Frame 1 (no input): blank canvas, image omitted
Frame 60 (the mouse pressed at the canvas centre just before this capture): blank canvas, image omitted
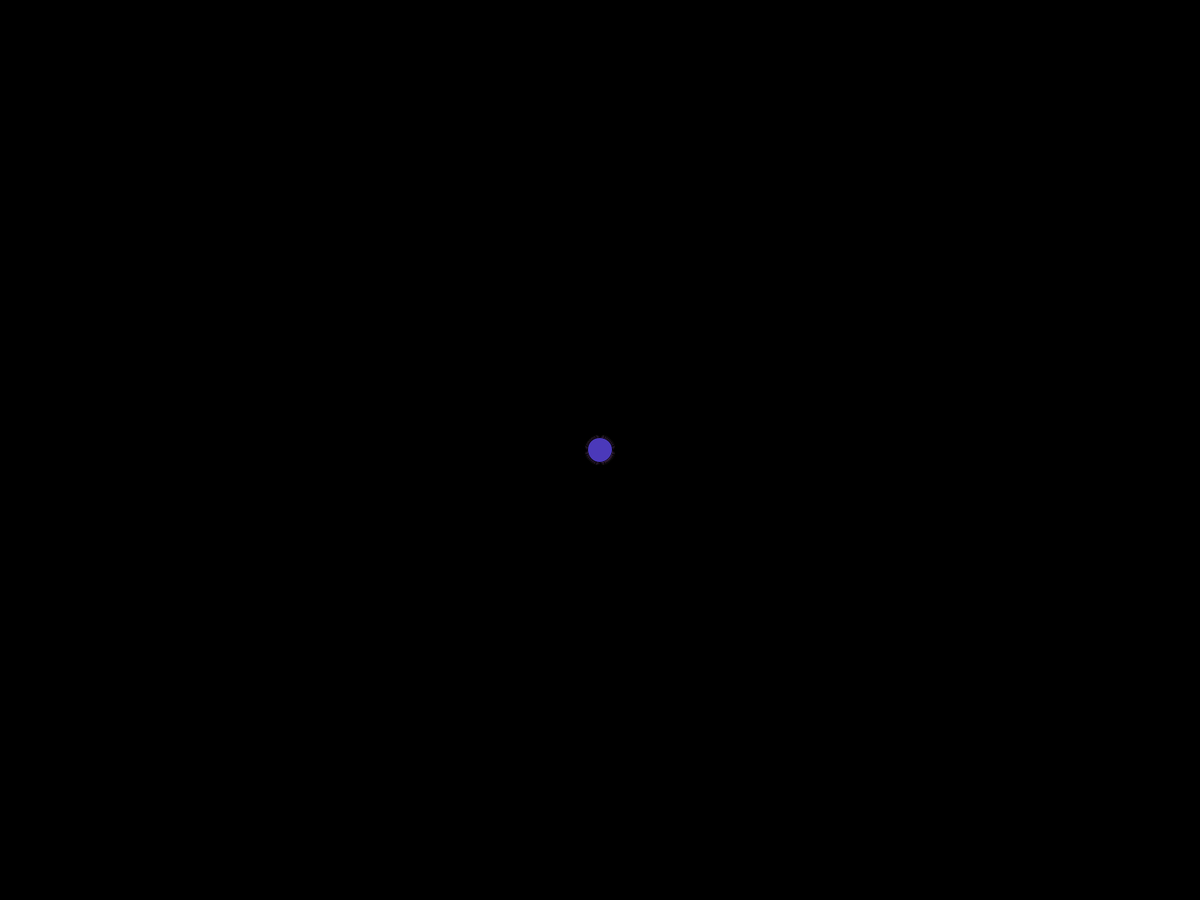
Frame 120 (the mouse held since frame 60 and released just before this capture)

The Processing sketch whose frames 1 and 60 were blank and that drew this single picture after the mouse press (run headless with seeded random() and noise(); from frame 60 on, the mouse is pressed at the canvas centre):

// Processing sketch: Final_Pong
// ── Final_Pong.pde
//explodin FIreworks program
//Globul Objects
Ball[] balls = new Ball[80];
//Globul variobles

void setup() {
  //size(1600,800);
  fullScreen();
  screenSizeTester();
  createBall();
}//end of setup

void draw() {
  background(0);
  //remember dank mode
  for (int i = 0; i<balls.length; i++) {
    //balls[i].edgeDetection();
    //balls[i].move();
    balls[i].classDraw();
  }
  
}//end of draw

void mousePressed() {
    createBall();

}//end of mousepressed

// ── Ball.pde
class Ball {
  //object variables
  float x;
  float y;
  color colour;
  float diameter;
  float xSpeed;
  float ySpeed;
  float xnet = 0;
  float ynet = 0;
  float count= 0;
  //constructor - populates single object variables
  Ball (float X, float Y, float xSpeed, float ySpeed, float diameter) {
    this.x = X;
    this.y = Y;
    this.diameter = diameter;
    this.xSpeed = xSpeed;
    this.ySpeed = ySpeed;
    this.colour = color(int(random(50, 256)), int(random(50, 256)), int(random(50, 256)));
  }
  //edge detection
  void edgeDetection() {
    
    if (x+diameter/2 >= displayWidth ){
      xSpeed*=-1;
      x = displayWidth-diameter/2;
    }
    if(x-diameter/2 <= 0) {
      xSpeed*=-1;
      x = diameter/2;
    }
    if (y+diameter/2 >= displayHeight ) {
      ySpeed*=-1;
      y = displayHeight-diameter/2;
    }
    if( y-diameter/2 <= 0){
      ySpeed*=-1;
      y = diameter/2;
    }
  }
  //Ball movement
  void move() {
    x = x+xSpeed;
    y = y+ySpeed;
    ySpeed = ySpeed +1;
  }

  //Draw
  void classDraw() {
    fill(colour);
    ellipse(x, y, diameter, diameter);
  }
  // Getters and Setters
}

// ── ScreenSizeTester.pde
void screenSizeTester() {

  final String fullSize = "Width=" + displayWidth + "; Height=" + displayHeight; //Another example of String Concatenation, used locally here

  if (width > displayWidth) { 
    println ("ERROR: Change Pong Table size-width, it is too big."); 
    exit(); //Will continue to the end of the program, and then exit (See Processing Reference)
  }
  if (height > displayHeight) { 
    println ("ERROR: Change Pong Table size-height, it is too big"); 
    exit();
  }

  //Debug: square vs. rectangle code
  if (width == height) {
    println ("Full Screen Debugging: ", fullSize); //Used to compare against manually entered canvas size
    println ("ERROR: The Canvas is a Square causing problems with the ball bouncing. Width & Height are " + width + ", " + height); //Used to compare against manually entered canvas size
    println ("Please adjust on line, function 'size'.");
    println ("Do not size larger than the monitor: ", fullSize);
    exit(); //Used to exit the canvas, incorrectly puts the user reponsible for the coding
  }
}//end of screenSizeTester

// ── createBall.pde
void createBall() {
  for (int i = 0; i < balls.length; i++) {
    float xLocation = mouseX;//random(width);
    float yLocation = mouseY;//random(height);
    float xSpeed = random(-3,3);
    float ySpeed = random(-32,5);
    float diameter = random(20,40);
    if (xLocation >= width-25) {
      xLocation = width-25/2;
    }
    if (xLocation <= 25) {
      xLocation = 25/2;
    }
    if (yLocation >= height-25) {
      yLocation = height-25/2;
    }
    if (yLocation <= 25) {
      yLocation = 25/2;
    }    
    balls[i] = new Ball(xLocation, yLocation,xSpeed,ySpeed,diameter );
  }
}
